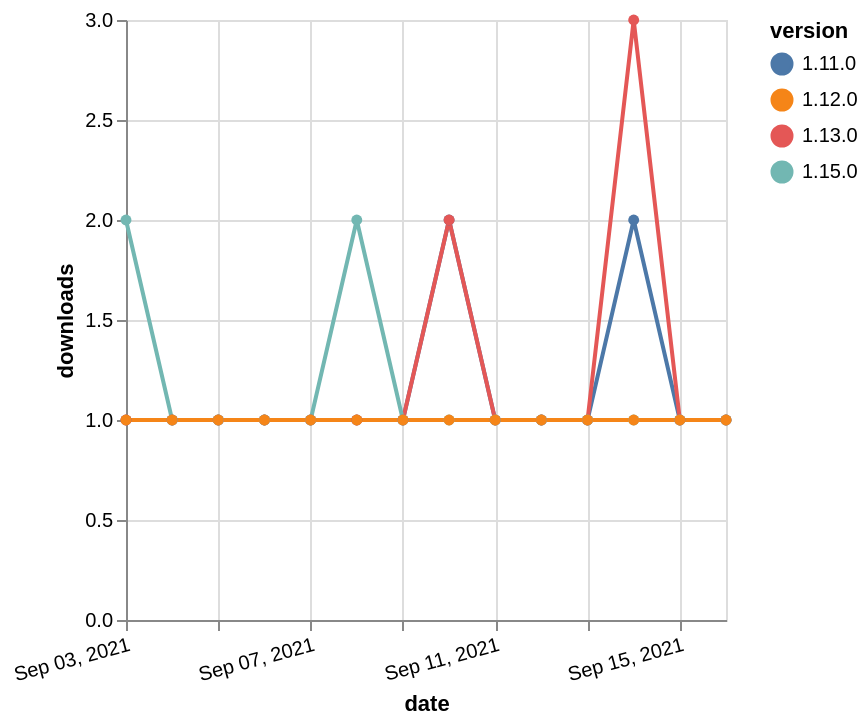

Here is the Vega-Lite specification saved for this chart:
### Vega-Lite specification from a JSON file in a GitHub repository (floating-point values rounded to 4 significant figures)
{"$schema": "https://vega.github.io/schema/vega-lite/v5.json", "description": "A simple bar chart with embedded data.", "data": {"values": [{"date": "2021-09-03", "total": 216, "delta": 1, "version": "1.11.0"}, {"date": "2021-09-04", "total": 217, "delta": 1, "version": "1.11.0"}, {"date": "2021-09-05", "total": 218, "delta": 1, "version": "1.11.0"}, {"date": "2021-09-06", "total": 219, "delta": 1, "version": "1.11.0"}, {"date": "2021-09-07", "total": 220, "delta": 1, "version": "1.11.0"}, {"date": "2021-09-08", "total": 221, "delta": 1, "version": "1.11.0"}, {"date": "2021-09-09", "total": 222, "delta": 1, "version": "1.11.0"}, {"date": "2021-09-10", "total": 224, "delta": 2, "version": "1.11.0"}, {"date": "2021-09-11", "total": 225, "delta": 1, "version": "1.11.0"}, {"date": "2021-09-12", "total": 226, "delta": 1, "version": "1.11.0"}, {"date": "2021-09-13", "total": 227, "delta": 1, "version": "1.11.0"}, {"date": "2021-09-14", "total": 229, "delta": 2, "version": "1.11.0"}, {"date": "2021-09-15", "total": 230, "delta": 1, "version": "1.11.0"}, {"date": "2021-09-16", "total": 231, "delta": 1, "version": "1.11.0"}, {"date": "2021-09-03", "total": 317, "delta": 1, "version": "1.13.0"}, {"date": "2021-09-04", "total": 318, "delta": 1, "version": "1.13.0"}, {"date": "2021-09-05", "total": 319, "delta": 1, "version": "1.13.0"}, {"date": "2021-09-06", "total": 320, "delta": 1, "version": "1.13.0"}, {"date": "2021-09-07", "total": 321, "delta": 1, "version": "1.13.0"}, {"date": "2021-09-08", "total": 322, "delta": 1, "version": "1.13.0"}, {"date": "2021-09-09", "total": 323, "delta": 1, "version": "1.13.0"}, {"date": "2021-09-10", "total": 325, "delta": 2, "version": "1.13.0"}, {"date": "2021-09-11", "total": 326, "delta": 1, "version": "1.13.0"}, {"date": "2021-09-12", "total": 327, "delta": 1, "version": "1.13.0"}, {"date": "2021-09-13", "total": 328, "delta": 1, "version": "1.13.0"}, {"date": "2021-09-14", "total": 331, "delta": 3, "version": "1.13.0"}, {"date": "2021-09-15", "total": 332, "delta": 1, "version": "1.13.0"}, {"date": "2021-09-16", "total": 333, "delta": 1, "version": "1.13.0"}, {"date": "2021-09-03", "total": 113, "delta": 2, "version": "1.15.0"}, {"date": "2021-09-04", "total": 114, "delta": 1, "version": "1.15.0"}, {"date": "2021-09-05", "total": 115, "delta": 1, "version": "1.15.0"}, {"date": "2021-09-06", "total": 116, "delta": 1, "version": "1.15.0"}, {"date": "2021-09-07", "total": 117, "delta": 1, "version": "1.15.0"}, {"date": "2021-09-08", "total": 119, "delta": 2, "version": "1.15.0"}, {"date": "2021-09-09", "total": 120, "delta": 1, "version": "1.15.0"}, {"date": "2021-09-10", "total": 121, "delta": 1, "version": "1.15.0"}, {"date": "2021-09-11", "total": 122, "delta": 1, "version": "1.15.0"}, {"date": "2021-09-12", "total": 123, "delta": 1, "version": "1.15.0"}, {"date": "2021-09-13", "total": 124, "delta": 1, "version": "1.15.0"}, {"date": "2021-09-14", "total": 125, "delta": 1, "version": "1.15.0"}, {"date": "2021-09-15", "total": 126, "delta": 1, "version": "1.15.0"}, {"date": "2021-09-16", "total": 127, "delta": 1, "version": "1.15.0"}, {"date": "2021-09-03", "total": 171, "delta": 1, "version": "1.12.0"}, {"date": "2021-09-04", "total": 172, "delta": 1, "version": "1.12.0"}, {"date": "2021-09-05", "total": 173, "delta": 1, "version": "1.12.0"}, {"date": "2021-09-06", "total": 174, "delta": 1, "version": "1.12.0"}, {"date": "2021-09-07", "total": 175, "delta": 1, "version": "1.12.0"}, {"date": "2021-09-08", "total": 176, "delta": 1, "version": "1.12.0"}, {"date": "2021-09-09", "total": 177, "delta": 1, "version": "1.12.0"}, {"date": "2021-09-10", "total": 178, "delta": 1, "version": "1.12.0"}, {"date": "2021-09-11", "total": 179, "delta": 1, "version": "1.12.0"}, {"date": "2021-09-12", "total": 180, "delta": 1, "version": "1.12.0"}, {"date": "2021-09-13", "total": 181, "delta": 1, "version": "1.12.0"}, {"date": "2021-09-14", "total": 182, "delta": 1, "version": "1.12.0"}, {"date": "2021-09-15", "total": 183, "delta": 1, "version": "1.12.0"}, {"date": "2021-09-16", "total": 184, "delta": 1, "version": "1.12.0"}]}, "width": "container", "mark": {"type": "line", "point": {"filled": true}}, "encoding": {"x": {"field": "date", "type": "temporal", "timeUnit": "yearmonthdate", "title": "date", "axis": {"labelAngle": -15}}, "y": {"field": "delta", "type": "quantitative", "title": "downloads"}, "color": {"field": "version", "type": "nominal"}, "tooltip": {"field": "delta"}}}
